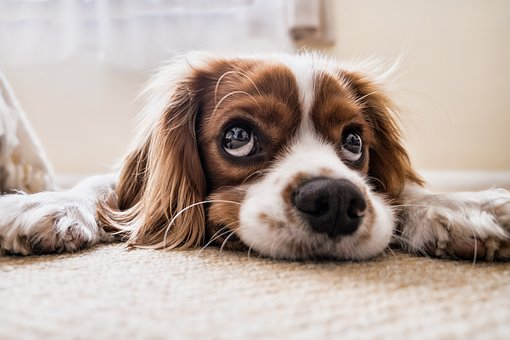
#> input picture puppy.jpeg, 510 x 340 px
$ python pencil_sketch.py
#> lines starting #> are read from the running program, lines starting #| are printed output that depends on the picture
import cv2


def pencil_sketch():
    image = cv2.imread("./puppy.jpeg")
#> image is the input picture: shape (340, 510, 3); mean B, G, R 161.7, 170.3, 185.9
    cv2.imshow("Dog", image)
    cv2.waitKey(0)

    gray_image = cv2.cvtColor(image, cv2.COLOR_BGR2GRAY)
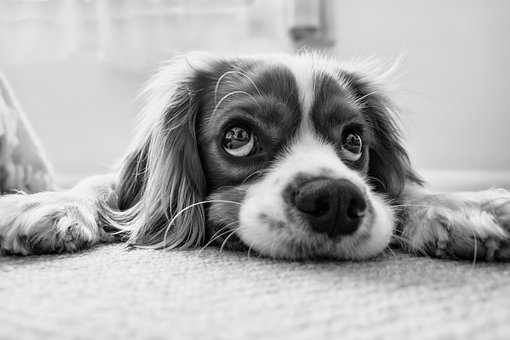
#> gray_image: shape (340, 510); min 0, max 254, mean 174
    cv2.imshow("New Dog", gray_image)
    cv2.waitKey(0)

    inverted_imgae = 255 - gray_image
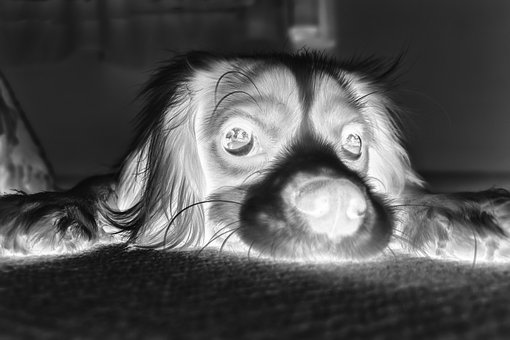
#> inverted_imgae: shape (340, 510); min 1, max 255, mean 81
    cv2.imshow("Inverted", inverted_imgae)
    cv2.waitKey()

    blurred = cv2.GaussianBlur(inverted_imgae, (21, 21), 0)
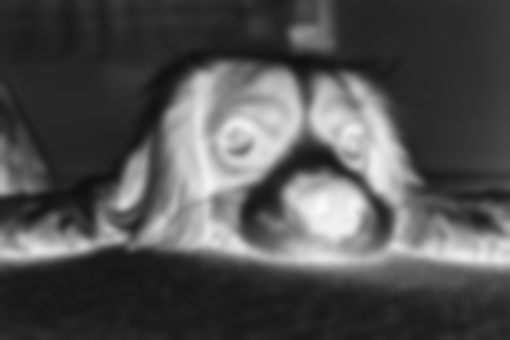
#> blurred: shape (340, 510); min 15, max 249, mean 81

    inverted_blurred = 255 - blurred
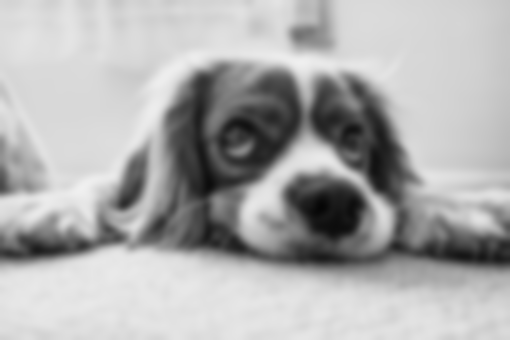
#> inverted_blurred: shape (340, 510); min 6, max 240, mean 174
    pencil_sketch = cv2.divide(gray_image, inverted_blurred, scale=256.0)
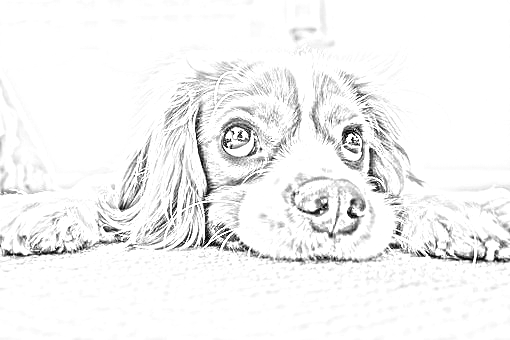
#> pencil_sketch: shape (340, 510); min 0, max 255, mean 243
    cv2.imshow("Sketch", pencil_sketch)
    cv2.waitKey(0)

    cv2.imshow("original image", image)
    cv2.imshow("pencil sketch", pencil_sketch)
    cv2.waitKey(0)


print(pencil_sketch())
